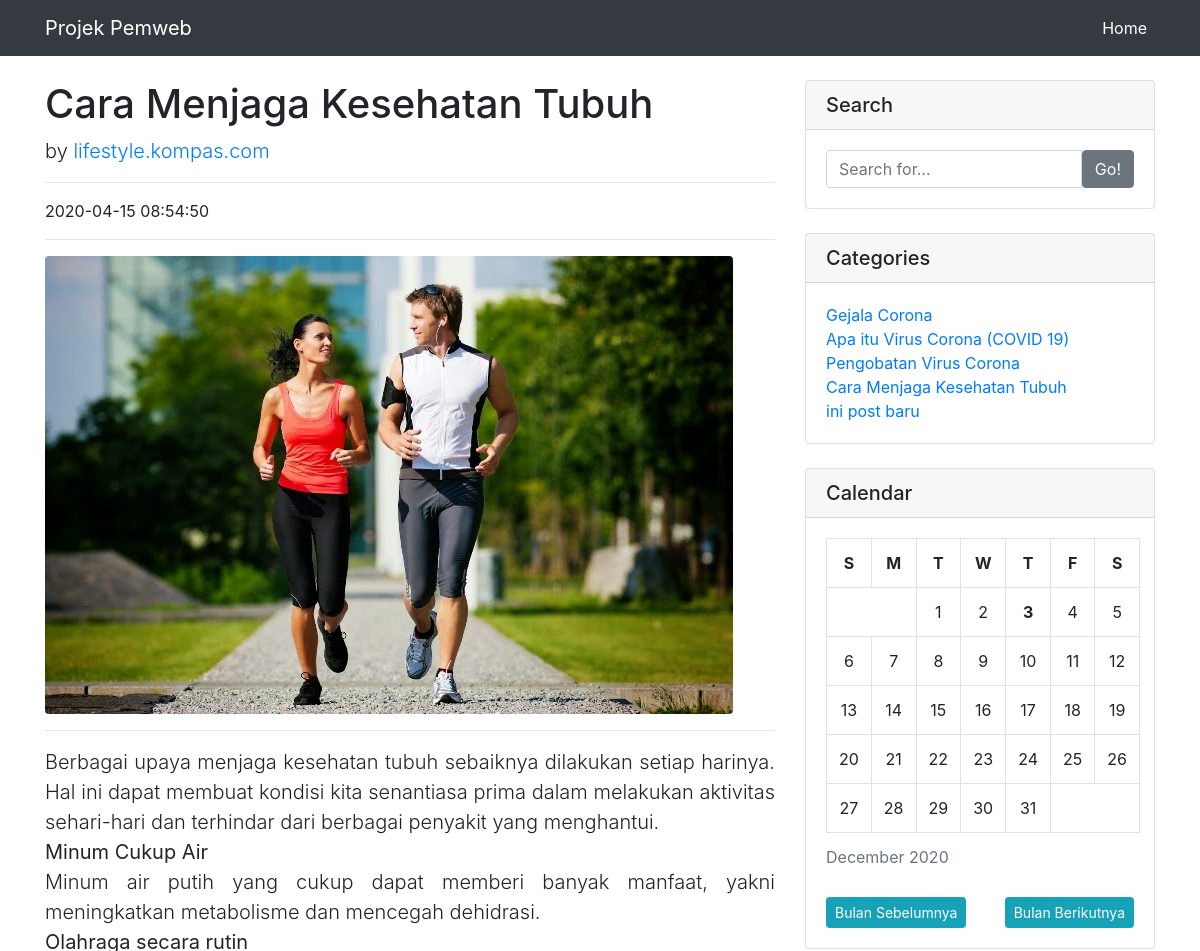
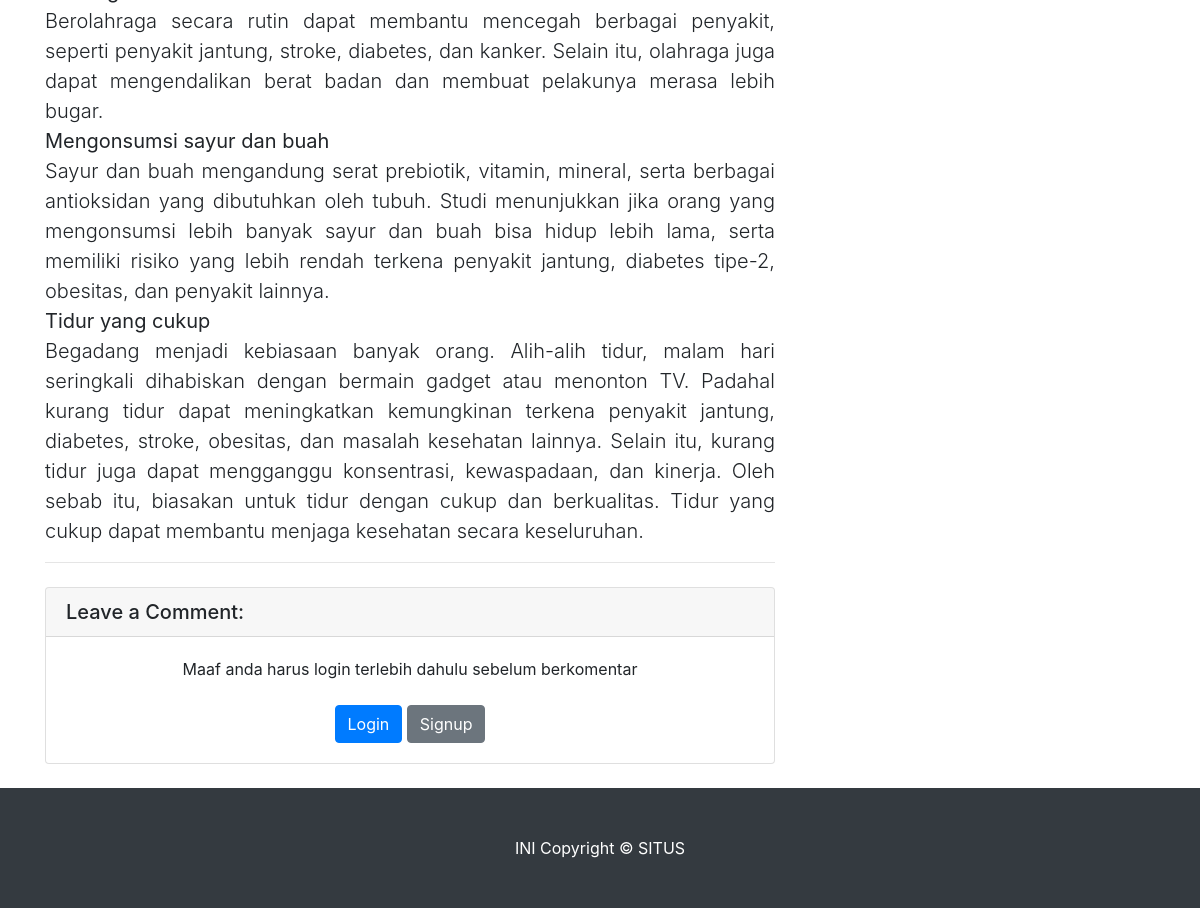
The app's page /homepage/data_ID/4 with its own data (2 pictures, top to bottom).
### tables this page shows
CREATE TABLE `artikel` (
  `id` int(9) NOT NULL,
  `artikel_penulis` varchar(100) NOT NULL,
  `artikel_judul` varchar(100) NOT NULL,
  `artikel_isi` text NOT NULL,
  `artikel_waktu` timestamp NOT NULL DEFAULT current_timestamp() ON UPDATE current_timestamp(),
  `path_gambar` varchar(255) DEFAULT NULL
);

### index.php (called while the page is built, shortened)
<?php
require_once BASEPATH.'core/CodeIgniter.php';

### application/models/m_artikel.php (called while the page is built, shortened)
<?php
class M_artikel extends CI_Model
{
	public function tampil_data()
	{
		return $this->db->get('artikel')->result_array();
	}
	public function tampil_dataID($id)
	{
		return $this->db->get_where('artikel' , ['id' => $id])->row_array();
	}
}

### application/views/template/artikel/widget.php (the view, shortened to what this page needs)
    <div class="col-md-4">
      <div class="card my-4">
        <h5 class="card-header">Search</h5>
        <div class="card-body">
          <form action="<?php echo base_url() . 'homepage/cariArtikel' ?>" method="post">
          <div class="input-group">
            <input type="text" class="form-control" placeholder="Search for..." name="cari">
            <span class="input-group-btn">
              <button class="btn btn-secondary" type="submit">Go!</button>
            </span>
          </div>
        </form>
        </div>
      </div>
      <div class="card my-4">
        <h5 class="card-header">Categories</h5>
        <div class="card-body">
          <div class="row">
            <div class="col-lg-12">
              <ul class="list-unstyled mb-0">
                <?php foreach ($allData as $data) : ?>
                  <li>
                    <a href="<?= base_url(); ?>homepage/data_ID/<?= $data['id']; ?>"><?= $data['artikel_judul']; ?></a>
                  </li>
                <?php endforeach; ?>
              </ul>
            </div>
          </div>
        </div>
      </div>
      <div class="card my-4">
        <h5 class="card-header">Calendar</h5>
        <div class="card-body">
          <div id="calendar">
          </div>
          <button class="btn btn-info btn-sm" style="float: left;" id="bs">Bulan Sebelumnya</button>
          <button class="btn btn-info btn-sm" style="float: right;" id="bb">Bulan Berikutnya</button>
        </div>
      </div>
    </div>
  </div>
</div>

### application/views/artikel.php (shortened to what this page needs)
<div class="container">
  <div class="row">
    <div class="col-lg-8">
      <h1 class="mt-4"><?= $artikel['artikel_judul'] ?></h1>
      <p class="lead">
        by
        <a href="#"><?= $artikel['artikel_penulis'] ?></a>
      </p>
      <hr>
      <p><?= $artikel['artikel_waktu'] ?></p>
      <hr>
      <img class="img-fluid rounded" src="<?php echo base_url() ?>asset/<?= $artikel['path_gambar'] ?>" alt="">
      <hr>
      <p class="lead" id="cont"><?= $artikel['artikel_isi'] ?></p>
      <hr>
      <div class="card my-4">
        <h5 class="card-header">Leave a Comment:</h5>
        <?php if ($username == '') {
          echo '
          <div class="card-body text-center" id="login_signup">
          Maaf anda harus login terlebih dahulu sebelum berkomentar </br></br>
          <button type="button" class="btn btn-primary" id="btnLogin">
          Login
          </button>
          <button type="button" class="btn btn-secondary" id="btnSignup">
          Signup
          </button>
          ';
          } ?>
          </div>
      </div>
    </div>

### asset/css/blog-post.css (style rules this page uses)
body { padding-top: 56px; }

### application/views/template/artikel/header.php (style rules this page uses)
p { text-align: justify; }
ul { text-align: justify; }

### records on screen
artikel: artikel_judul "Cara Menjaga Kesehatan Tubuh", artikel_penulis "lifestyle.kompas.com", artikel_waktu "2020-04-15 08:54:50", artikel_isi "Berbagai upaya menjaga kesehatan tubuh sebaiknya dilakukan setiap harinya. Hal ini dapat membuat kondisi kita senantiasa prima dalam melakukan aktivitas sehari-hari dan terhindar dari berbagai penyakit yang menghantui. Minum Cukup Air Minum air putih yang cukup dapat memberi banyak manfaat, yakni meningkatkan metabolisme dan mencegah dehidrasi. Olahraga secara rutin Berolahraga secara rutin dapat membantu mencegah berbagai penyakit, seperti penyakit jantung, stroke, diabetes, dan kanker. Selain itu, olahraga juga dapat mengendalikan berat badan dan membuat pelakunya merasa lebih bugar. Mengonsumsi sayur dan buah Sayur dan buah mengandung serat prebiotik, vitamin, mineral, serta berbagai…"
artikel: artikel_judul "Gejala Corona"
artikel: artikel_judul "Apa itu Virus Corona (COVID 19)"
artikel: artikel_judul "Pengobatan Virus Corona"
artikel: artikel_judul "ini post baru"

### other values on screen
$monthName "December"
$year "2020"
$day "S"
$day "M"
$day "T"
$day "W"
$day "F"
